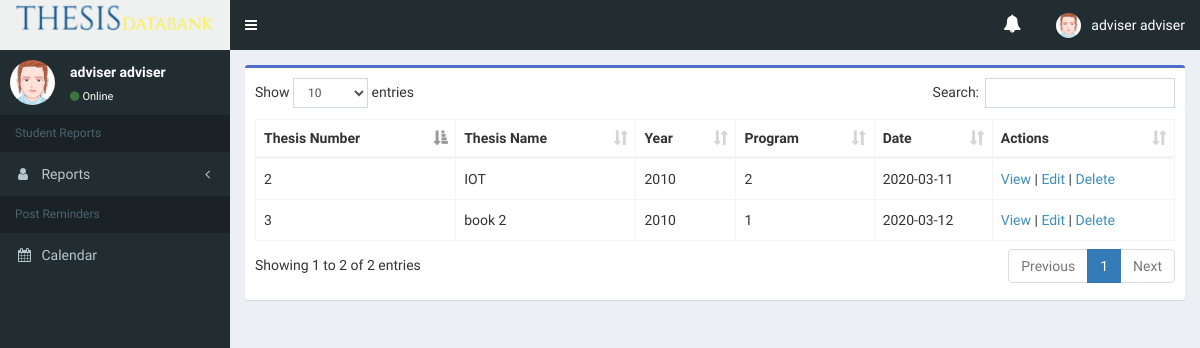
Screenshot of /admin/index.php (signed in) with the database file from the repository.
### tables this page shows
CREATE TABLE `thesis_table` (
  `id` int(11) NOT NULL,
  `course` varchar(255) NOT NULL,
  `thesis_name` varchar(250) NOT NULL,
  `thesis_pdf_file` varchar(250) NOT NULL,
  `thesis_year` varchar(100) NOT NULL,
  `date_created` date NOT NULL
);

### admin/index.php (the view, shortened to what this page needs)
<!DOCTYPE html>
<html>
<head>
    <link rel="stylesheet" href="../css/bootstrap/bootstrap.min.css">
    <link rel="stylesheet" href="../css/font-awesome/font-awesome.min.css">
    <link rel="stylesheet" href="../css/sweetalert/sweetalert.css">
    <link rel="stylesheet" href="../template/bower_components/datatables.net-bs/css/dataTables.bootstrap.min.css">
    <link rel="stylesheet" href="../template/dist/css/AdminLTE.min.css">
    <link rel="stylesheet" href="../template/dist/css/skins/skin-green.min.css">
    <link rel="stylesheet" href="css/main-admin.css">
    <link rel="stylesheet" href="css/validation.css">
    <link rel="stylesheet" href="css/custom.css">
</head>
<?php
    $pdo = tdbDatabase::connect();
    $sql = "SELECT * FROM thesis_table";
    $thesis_list = $pdo->query($sql)->fetchAll();
?>
<body class="hold-transition skin-green sidebar-mini fixed">
    <div class="wrapper">
        <?php
                include("../includes/navbar.php");
                include("../includes/sidebar.php");
            ?>
        <div class="content-wrapper">
            <section class="content">
                <div class="row">
                    <div class="col-md-12">
                        <div class="box box-info border-blue">
                            <div class="box-body">
                                <table id="tblThesis" class="table table-bordered table-hover table-custom">
                                    <thead>
                                        <tr>
                                            <th scope="col">Thesis Number</th>
                                            <th scope="col">Thesis Name</th>
                                            <th scope="col">Year</th>
                                            <th scope="col">Program</th>
                                            <th scope="col">Date</th>
                                            <th scope="col">Actions</th>
                                        </tr>
                                    </thead>
                                    <tbody>
                                        <?php
                                                    if(!empty($thesis_list)){
                                                        foreach ($thesis_list as $v) {
                                                        ?>
                                        <tr>
                                            <td scope="row"><?php print $v['id']; ?></td>
                                            <td><?php print $v['thesis_name']; ?></td>
                                            <td><?php print $v['thesis_year']; ?></td>
                                            <td><?php print $v['course']; ?></td>
                                            <td><?php print $v['date_created']; ?></td>
                                            <td><a href="view-thesis.php?id=<?php print $v['id']; ?>">View</a> | <a href="edit-thesis.php?id=<?php print $v['id']; ?>">Edit</a> | <a href="index.php?action=delete&id=<?php print $v['id']; ?>">Delete</a></td>
                                        </tr>
                                        <?php
                                                        }
                                                    }
                                                    else {
                                                        ?>
                                        <p class="alert alert-info">Thesis directory is empty.</p>
                                        <?php
                                                    }
                                                ?>
                                    </tbody>
                                </table>
                            </div>
                        </div>
                    </div>
                </div>
            </section>
        </div>
</body>
</html>

### admin/css/main-admin.css (style rules this page uses)
.border-blue { border-top: 3px solid #4E6CC9 !important; }
.content .box-body .table-custom { width:100%; }
.content .box-body .table-custom td { padding: 0; padding-top:10px; padding-bottom: 10px; padding-left: 8px; }

### rows the page displays
thesis_table: id "2", thesis_name "IOT", thesis_year "2010", course "2", date_created "2020-03-11"
thesis_table: id "3", thesis_name "book 2", thesis_year "2010", course "1", date_created "2020-03-12"

### other values shown
$_SESSION['fname'] "adviser"
$_SESSION['lname'] "adviser"
